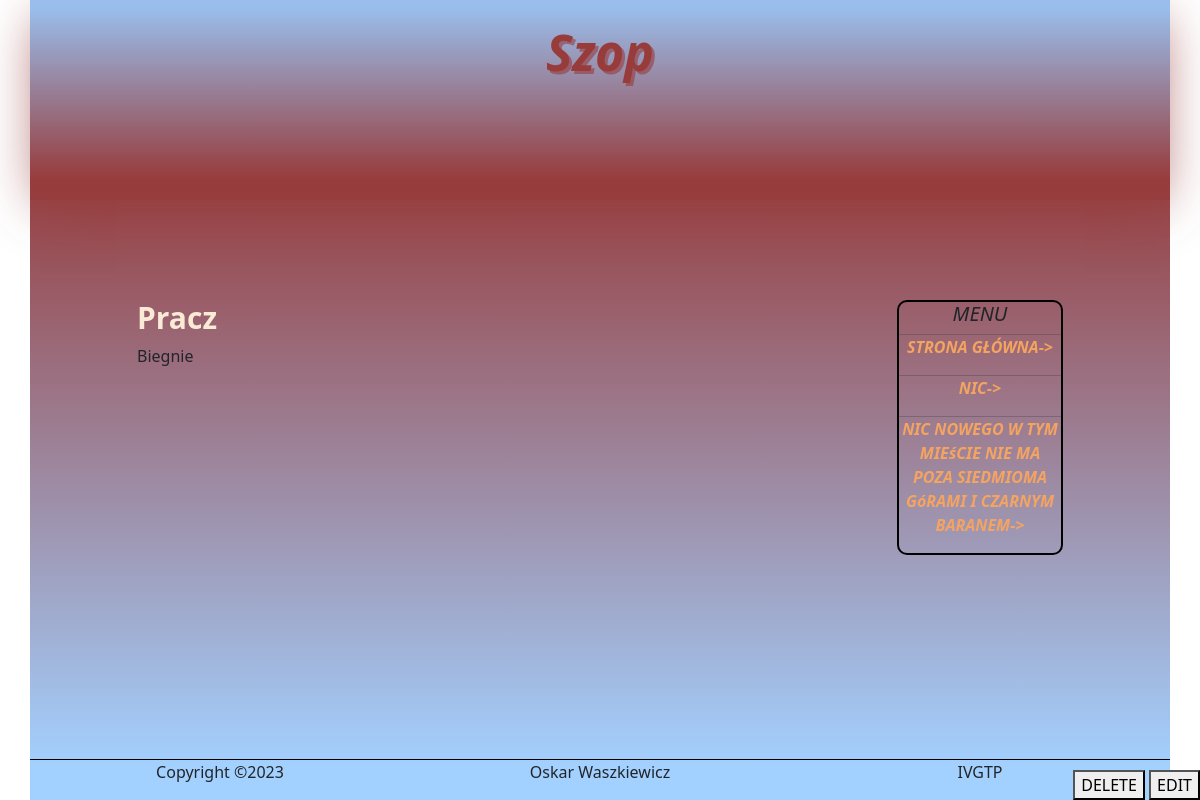
Before: /templatePage.php?id=1 with the older database file.
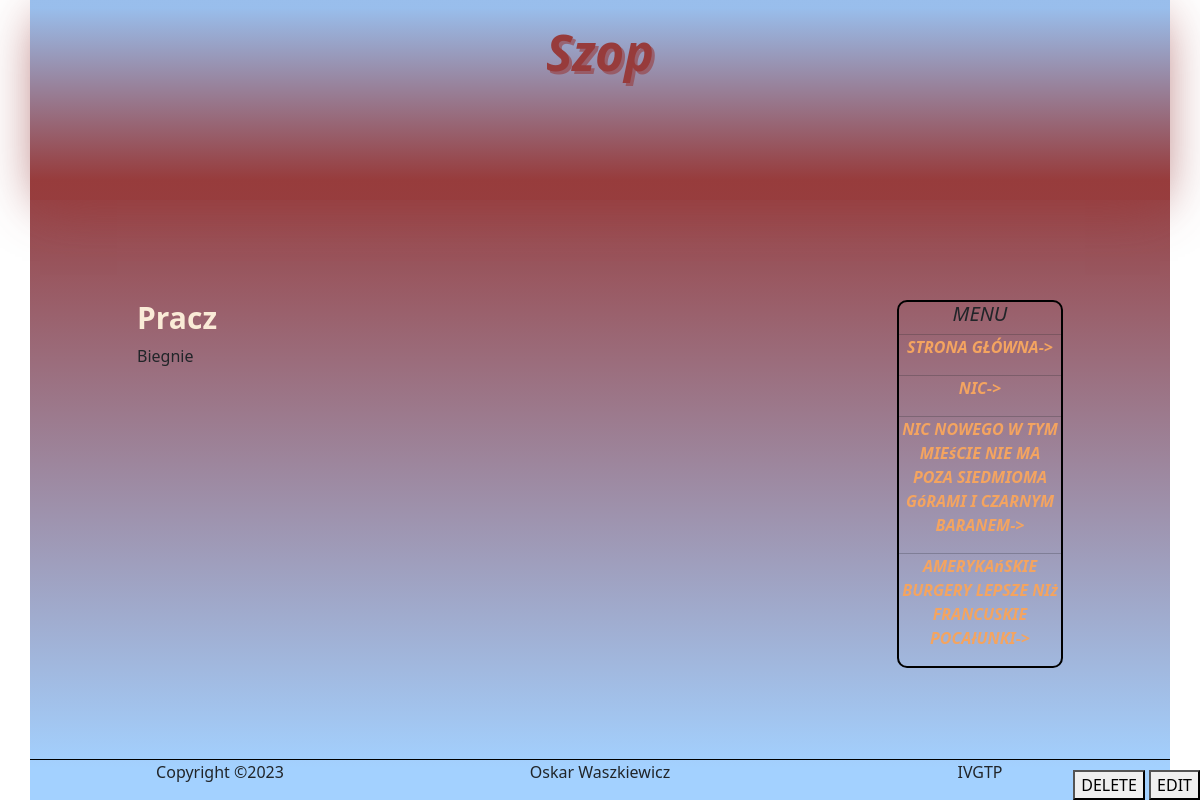
After: the same page with the newer database file.
### tables this page shows
CREATE TABLE "Pages" (
	"id"	INTEGER NOT NULL UNIQUE,
	"title"	TEXT NOT NULL,
	"subtitle"	TEXT,
	"content"	TEXT,
	"color"	TEXT,
	PRIMARY KEY("id" AUTOINCREMENT)
);

### templatePage.php (the view, shortened to what this page needs)
<?php
include("./Scripts/php/connectToDb.php");
$query = $db->query("SELECT * FROM `Pages`");
$rowsAll = $query -> fetchAll(PDO::FETCH_ASSOC);
$query = $db->query("SELECT * FROM `Pages` WHERE id=".$_GET["id"]."");
$rows = $query -> fetchAll(PDO::FETCH_ASSOC);
?>
<!DOCTYPE html>
<html lang="pl">
    <head>
        <link rel="stylesheet" href="./Source/HomePageContent/PageCss/style.css">
        <link href="https://cdn.jsdelivr.net/npm/bootstrap@5.3.0-alpha1/dist/css/bootstrap.min.css" rel="stylesheet">
    </head>
    <body>
        <div class="container" style="background-image: linear-gradient(<?php print ($rows[0]["color"]) ?> 20%, rgba(153, 204, 255, 0.9) 96%)">
            <div class="row">
                <div class="col-12 banner" style="background-image: linear-gradient(rgba(153, 204, 255, 0.9) 4%, <?php print ($rows[0]["color"]."cc") ?> 90%); box-shadow: 0px 10px 50px -10px <?php print ($rows[0]["color"]."cc") ?>;">
                    <h1 class="title" style="color: <?php print $rows[0]["color"] ?>; text-shadow: 3px 3px <?php print ($rows[0]["color"]."99") ?>"><?php print $rows[0]["title"] ?></h1>
                </div>
            </div>
            <div class="row pb-5">
                <div class="col-7 offset-1">
                    <div class="content">
                        <h3 class="subtitle"><?php print $rows[0]["subtitle"] ?></h3>
                        <p class="textArea" id="textArea"><?php print $rows[0]["content"] ?></p>
                    </div>
                </div>
                <div class="col-2 offset-1">
                    <div class="menu">
                        <h5>MENU</h5>
                            <hr style="margin: 0">
                            <p><a href="index.php" class="menuLink">STRONA GŁÓWNA-></a></p>
                            <?php
                            $maxNumber = 3;
                            for($i = 0; $i < $maxNumber; $i++) {
                                if(isset($rowsAll[$i]["title"])){
                                    if($rowsAll[$i]["id"]==$_GET["id"]){
                                        $maxNumber++;
                                        continue;
                                    }
                                    echo '
                                        <hr style="margin: 0">
                                        <p><a href="templatePage.php?id='.$rowsAll[$i]["id"].'" class="menuLink">'.strtoupper($rowsAll[$i]["title"]).'-></a></p>
                                    ';
                                }
                            }
                            ?>
                    </div>
                </div>
            </div>
            <div class="row footer">
                <p class="col-4">
                    Copyright &copy;2023
                </p>
                <p class="col-4">
                    Oskar Waszkiewicz
                </p>
                <p class="col-4">
                    IVGTP
                </p>
            </div>
        </div>
        <div class="workingButtons">
            <button data-bs-toggle="modal" data-bs-target="#deleteModal">DELETE</button>
            <button data-bs-toggle="modal" data-bs-target="#changeModal">EDIT</button>
        </div>
    </body>
</html>

### Source/HomePageContent/PageCss/style.css (style rules this page uses)
.container { min-height: 100vh; position: relative; background-image: linear-gradient(rgb(51, 100, 100) 20%, rgba(153, 204, 255, 0.9) 96%); }
.banner { height: 200px; background-image: linear-gradient(rgba(153, 204, 255, 0.9) 4%, rgba(51, 102, 102, 0.8) 90%); box-shadow: 0px 10px 50px -10px rgba(51, 102, 102, 0.8); }
.title { font-weight: bolder; font-style: italic; font-family: 'Segoe UI', Tahoma, Geneva, Verdana, sans-serif; font-size: 50px; text-align: center; margin-top: 2%; color: rgb(29, 71, 54); text-shadow: 3px 3px hsla(156, 42%, 20%, 0.6); }
.subtitle { color: antiquewhite; font-weight: bolder; font-family: 'Segoe UI', Tahoma, Geneva, Verdana, sans-serif; font-size: 30px; }
.content { margin-top: 100px; }
.menu { min-height: 200px; border: black 2px solid; border-radius: 10px; margin-top: 100px; text-align: center; font-weight: bolder; font-style: italic; }
.menuLink { text-decoration: none; color: sandybrown; }
.footer { text-align: center; border-top: 1px black solid; position: absolute; bottom: 0; width: 100%; }
.workingButtons { position:absolute; bottom:0; right:0; }

Changed rows visible on the page:
added pages: title "AMERYKAńSKIE BURGERY LEPSZE NIż FRANCUSKIE POCAłUNKI"
